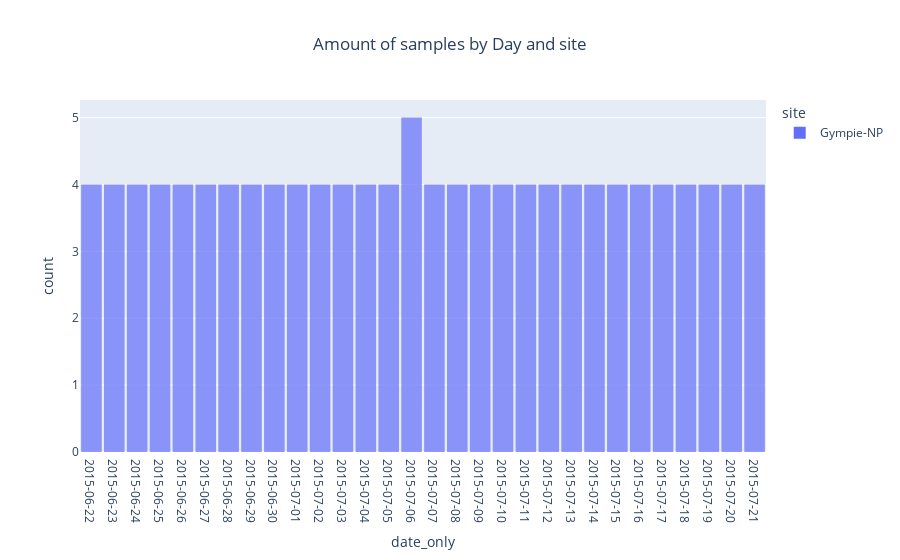

The notebook cell this image was saved under:
### Code cell
df_filter = df

### Figure 1 — Plotly figure (JSON) as saved in the notebook; plotly's stock layout.template omitted (floating-point values rounded to 4 significant figures)
{"data": [{"alignmentgroup": "True", "bingroup": "x", "hovertemplate": "site=Gympie-NP<br>date_only=%{x}<br>count=%{y}<extra></extra>", "legendgroup": "Gympie-NP", "marker": {"color": "#636efa", "opacity": 0.7, "pattern": {"shape": ""}}, "name": "Gympie-NP", "offsetgroup": "Gympie-NP", "orientation": "v", "showlegend": true, "type": "histogram", "x": ["2015-06-22", "2015-06-22", "2015-06-22", "2015-06-22", "2015-06-23", "2015-06-23", "2015-06-23", "2015-06-23", "2015-06-24", "2015-06-24", "2015-06-24", "2015-06-24", "2015-06-25", "2015-06-25", "2015-06-25", "2015-06-25", "2015-06-26", "2015-06-26", "2015-06-26", "2015-06-26", "2015-06-27", "2015-06-27", "2015-06-27", "2015-06-27", "2015-06-28", "2015-06-28", "2015-06-28", "2015-06-28", "2015-06-29", "2015-06-29", "2015-06-29", "2015-06-29", "2015-06-30", "2015-06-30", "2015-06-30", "2015-06-30", "2015-07-01", "2015-07-01", "2015-07-01", "2015-07-01", "2015-07-02", "2015-07-02", "2015-07-02", "2015-07-02", "2015-07-03", "2015-07-03", "2015-07-03", "2015-07-03", "2015-07-04", "2015-07-04", "2015-07-04", "2015-07-04", "2015-07-05", "2015-07-05", "2015-07-05", "2015-07-05", "2015-07-06", "2015-07-06", "2015-07-06", "2015-07-06", "2015-07-06", "2015-07-07", "2015-07-07", "2015-07-07", "2015-07-07", "2015-07-08", "2015-07-08", "2015-07-08", "2015-07-08", "2015-07-09", "2015-07-09", "2015-07-09", "2015-07-09", "2015-07-10", "2015-07-10", "2015-07-10", "2015-07-10", "2015-07-11", "2015-07-11", "2015-07-11", "2015-07-11", "2015-07-12", "2015-07-12", "2015-07-12", "2015-07-12", "2015-07-13", "2015-07-13", "2015-07-13", "2015-07-13", "2015-07-14", "2015-07-14", "2015-07-14", "2015-07-14", "2015-07-15", "2015-07-15", "2015-07-15", "2015-07-15", "2015-07-16", "2015-07-16", "2015-07-16", "2015-07-16", "2015-07-17", "2015-07-17", "2015-07-17", "2015-07-17", "2015-07-18", "2015-07-18", "2015-07-18", "2015-07-18", "2015-07-19", "2015-07-19", "2015-07-19", "2015-07-19", "2015-07-20", "2015-07-20", "2015-07-20", "2015-07-20", "2015-07-21", "2015-07-21", "2015-07-21", "2015-07-21"], "xaxis": "x", "yaxis": "y"}], "layout": {"bargap": 0.1, "barmode": "relative", "legend": {"title": {"text": "site"}, "tracegroupgap": 0}, "title": {"text": "Amount of samples by Day and site", "x": 0.5}, "xaxis": {"anchor": "y", "domain": [0, 1], "title": {"text": "date_only"}, "type": "category"}, "yaxis": {"anchor": "x", "domain": [0, 1], "title": {"text": "count"}}}}
